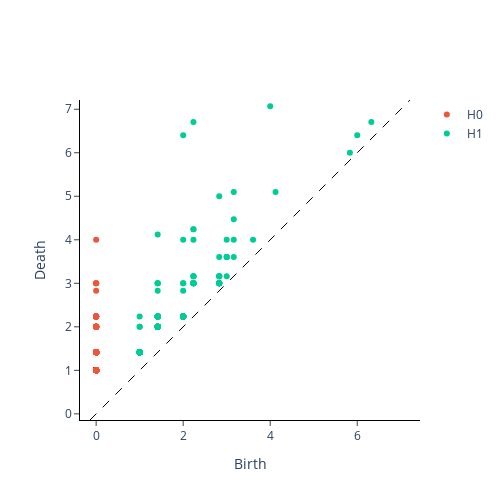

Source (notebook cell):
### Code cell
PtCloudPers1test = VR.fit_transform(xypts1test)
VR.plot(PtCloudPers1test,0)

### Figure 1 — Plotly figure (JSON) as saved in the notebook; plotly's stock layout.template omitted (floating-point values rounded to 4 significant figures; data arrays with more than 128 entries replaced by an {"elided": "..."} marker saying what was removed)
{"data": [{"hoverinfo": "none", "line": {"color": "black", "dash": "dash", "width": 1}, "mode": "lines", "showlegend": false, "type": "scatter", "x": [-0.1414, 7.212], "y": [-0.1414, 7.212]}, {"hoverinfo": "text", "hovertext": {"elided": "731 str values"}, "mode": "markers", "name": "H0", "type": "scatter", "x": {"elided": "731 int values"}, "y": {"elided": "731 float values"}}, {"hoverinfo": "text", "hovertext": {"elided": "255 str values"}, "mode": "markers", "name": "H1", "type": "scatter", "x": {"elided": "255 float values"}, "y": {"elided": "255 float values"}}], "layout": {"height": 500, "plot_bgcolor": "white", "width": 500, "xaxis": {"autorange": false, "exponentformat": "e", "linecolor": "black", "linewidth": 1, "mirror": false, "range": [-0.1414, 7.212], "showexponent": "all", "showline": true, "side": "bottom", "ticks": "outside", "title": {"text": "Birth"}, "type": "linear", "zeroline": true}, "yaxis": {"autorange": false, "exponentformat": "e", "linecolor": "black", "linewidth": 1, "mirror": false, "range": [-0.1414, 7.212], "scaleanchor": "x", "scaleratio": 1, "showexponent": "all", "showline": true, "side": "left", "ticks": "outside", "title": {"text": "Death"}, "type": "linear", "zeroline": true}}}
